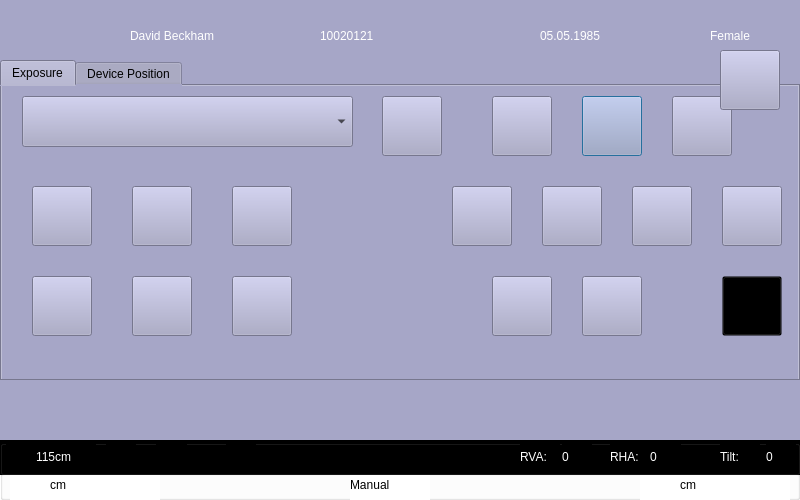
<?xml version="1.0" encoding="UTF-8"?>
<ui version="4.0">
 <class>MainDialog</class>
 <widget class="QDialog" name="MainDialog">
  <property name="geometry">
   <rect>
    <x>0</x>
    <y>0</y>
    <width>800</width>
    <height>500</height>
   </rect>
  </property>
  <property name="sizePolicy">
   <sizepolicy hsizetype="Preferred" vsizetype="Preferred">
    <horstretch>0</horstretch>
    <verstretch>0</verstretch>
   </sizepolicy>
  </property>
  <property name="windowTitle">
   <string>VA13C</string>
  </property>
  <property name="styleSheet">
   <string notr="true">*{background:rgb(166,166,199);} </string>
  </property>
  <widget class="StaticLabel" name="staticLabel_17">
   <property name="geometry">
    <rect>
     <x>710</x>
     <y>20</y>
     <width>81</width>
     <height>31</height>
    </rect>
   </property>
   <property name="styleSheet">
    <string notr="true">color:rgb(255,255,255)</string>
   </property>
   <property name="text">
    <string>Female</string>
   </property>
   <property name="iconId">
    <number>0</number>
   </property>
  </widget>
  <widget class="StaticLabel" name="staticLabel_16">
   <property name="geometry">
    <rect>
     <x>540</x>
     <y>20</y>
     <width>121</width>
     <height>31</height>
    </rect>
   </property>
   <property name="styleSheet">
    <string notr="true">color:rgb(255,255,255)</string>
   </property>
   <property name="text">
    <string>05.05.1985</string>
   </property>
   <property name="iconId">
    <number>0</number>
   </property>
  </widget>
  <widget class="StaticLabel" name="staticLabel_15">
   <property name="geometry">
    <rect>
     <x>320</x>
     <y>20</y>
     <width>161</width>
     <height>31</height>
    </rect>
   </property>
   <property name="styleSheet">
    <string notr="true">color:rgb(255,255,255)</string>
   </property>
   <property name="text">
    <string>10020121</string>
   </property>
   <property name="iconId">
    <number>0</number>
   </property>
  </widget>
  <widget class="StaticLabel" name="StatusIcon">
   <property name="geometry">
    <rect>
     <x>6</x>
     <y>7</y>
     <width>81</width>
     <height>51</height>
    </rect>
   </property>
   <property name="iconNormal">
    <string>../icons/rad3/staticlabel/ready.png</string>
   </property>
  </widget>
  <widget class="StaticLabel" name="staticLabel_14">
   <property name="geometry">
    <rect>
     <x>130</x>
     <y>20</y>
     <width>161</width>
     <height>31</height>
    </rect>
   </property>
   <property name="styleSheet">
    <string notr="true">color:rgb(255,255,255)</string>
   </property>
   <property name="text">
    <string>David Beckham</string>
   </property>
   <property name="iconId">
    <number>0</number>
   </property>
  </widget>
  <widget class="TabWidget" name="tabWidget">
   <property name="geometry">
    <rect>
     <x>0</x>
     <y>60</y>
     <width>800</width>
     <height>321</height>
    </rect>
   </property>
   <property name="currentIndex">
    <number>0</number>
   </property>
   <widget class="QWidget" name="tab">
    <attribute name="title">
     <string>Exposure</string>
    </attribute>
    <widget class="PopButton" name="popButton_mas">
     <property name="geometry">
      <rect>
       <x>580</x>
       <y>10</y>
       <width>60</width>
       <height>60</height>
      </rect>
     </property>
     <property name="buttonId">
      <number>602</number>
     </property>
     <property name="iconId">
      <number>1019</number>
     </property>
     <property name="textType">
      <string>mAs</string>
     </property>
     <property name="helpText">
      <string>mAs setting</string>
     </property>
    </widget>
    <widget class="PopButton" name="popButton_ms">
     <property name="geometry">
      <rect>
       <x>670</x>
       <y>10</y>
       <width>60</width>
       <height>60</height>
      </rect>
     </property>
     <property name="buttonId">
      <number>603</number>
     </property>
     <property name="iconId">
      <number>1020</number>
     </property>
     <property name="textType">
      <string>ms</string>
     </property>
     <property name="helpText">
      <string>ms setting</string>
     </property>
    </widget>
    <widget class="PopButton" name="popButton_kv">
     <property name="geometry">
      <rect>
       <x>490</x>
       <y>10</y>
       <width>60</width>
       <height>60</height>
      </rect>
     </property>
     <property name="buttonId">
      <number>601</number>
     </property>
     <property name="textType">
      <string>kV</string>
     </property>
     <property name="helpText">
      <string>KV setting</string>
     </property>
    </widget>
    <widget class="PopButton" name="popButton_focus">
     <property name="geometry">
      <rect>
       <x>490</x>
       <y>190</y>
       <width>60</width>
       <height>60</height>
      </rect>
     </property>
     <property name="buttonId">
      <number>502</number>
     </property>
     <property name="iconId">
      <number>1202</number>
     </property>
     <property name="iconMode">
      <bool>true</bool>
     </property>
     <property name="textType">
      <string/>
     </property>
     <property name="firstIconName" stdset="0">
      <string>../icon/focus001.png</string>
     </property>
     <property name="itemsNumber" stdset="0">
      <number>3</number>
     </property>
     <property name="helpText">
      <string>focus select</string>
     </property>
    </widget>
    <widget class="PopButton" name="popButton_Dose">
     <property name="geometry">
      <rect>
       <x>540</x>
       <y>100</y>
       <width>60</width>
       <height>60</height>
      </rect>
     </property>
     <property name="buttonId">
      <number>609</number>
     </property>
     <property name="textType">
      <string>Dose</string>
     </property>
     <property name="helpText">
      <string>Dose</string>
     </property>
    </widget>
    <widget class="PopButton" name="popButton_filter">
     <property name="geometry">
      <rect>
       <x>580</x>
       <y>190</y>
       <width>60</width>
       <height>60</height>
      </rect>
     </property>
     <property name="buttonId">
      <number>608</number>
     </property>
     <property name="textType">
      <string>mm Cu</string>
     </property>
     <property name="helpText">
      <string>filter select</string>
     </property>
    </widget>
    <widget class="PopButton" name="popButton_AEC">
     <property name="geometry">
      <rect>
       <x>450</x>
       <y>100</y>
       <width>60</width>
       <height>60</height>
      </rect>
     </property>
     <property name="buttonId">
      <number>553</number>
     </property>
     <property name="iconId">
      <number>1207</number>
     </property>
     <property name="iconMode">
      <bool>true</bool>
     </property>
     <property name="textType">
      <string>AEC</string>
     </property>
     <property name="firstIconName" stdset="0">
      <string>../icon/AECfields/BM001.png</string>
     </property>
     <property name="itemsNumber" stdset="0">
      <number>8</number>
     </property>
     <property name="helpText">
      <string>AEC field select</string>
     </property>
    </widget>
    <widget class="PopButton" name="popButton_sense">
     <property name="geometry">
      <rect>
       <x>630</x>
       <y>100</y>
       <width>60</width>
       <height>60</height>
      </rect>
     </property>
     <property name="buttonId">
      <number>610</number>
     </property>
     <property name="textType">
      <string>Correct</string>
     </property>
     <property name="helpText">
      <string>Correction</string>
     </property>
    </widget>
    <widget class="TrigButton" name="trigButton_home">
     <property name="geometry">
      <rect>
       <x>720</x>
       <y>190</y>
       <width>60</width>
       <height>60</height>
      </rect>
     </property>
     <property name="styleSheet">
      <string notr="true">background:transparent</string>
     </property>
     <property name="buttonId">
      <number>104</number>
     </property>
     <property name="iconNormal">
      <string>../icon/home.png</string>
     </property>
     <property name="iconHover">
      <string/>
     </property>
     <property name="iconPress">
      <string/>
     </property>
     <property name="helpText">
      <string>for demo, switch to syngo style UI</string>
     </property>
    </widget>
    <widget class="SwitchButton" name="switchButton_7">
     <property name="geometry">
      <rect>
       <x>380</x>
       <y>10</y>
       <width>60</width>
       <height>60</height>
      </rect>
     </property>
     <property name="buttonId">
      <number>900</number>
     </property>
     <property name="iconOn">
      <string>../icon/StaticLabel/FigureType.png</string>
     </property>
     <property name="iconOff">
      <string>../icon/StaticLabel/FigureType.png</string>
     </property>
     <property name="helpText">
      <string>Figure type</string>
     </property>
    </widget>
    <widget class="SwitchButton" name="switchButton_collimatorBlock">
     <property name="geometry">
      <rect>
       <x>30</x>
       <y>190</y>
       <width>60</width>
       <height>60</height>
      </rect>
     </property>
     <property name="buttonId">
      <number>208</number>
     </property>
     <property name="iconOn">
      <string>../icon/collimationLockOn.png</string>
     </property>
     <property name="iconOff">
      <string>../icon/collimationLockOff.png</string>
     </property>
     <property name="helpText">
      <string>Collimator lock button</string>
     </property>
    </widget>
    <widget class="SwitchButton" name="switchButton_movementBlock">
     <property name="geometry">
      <rect>
       <x>230</x>
       <y>190</y>
       <width>60</width>
       <height>60</height>
      </rect>
     </property>
     <property name="buttonId">
      <number>237</number>
     </property>
     <property name="iconOn">
      <string>../icon/movementblock_on.png</string>
     </property>
     <property name="iconOff">
      <string>../icon/movementblock_off.png</string>
     </property>
     <property name="helpText">
      <string>movement lock button</string>
     </property>
    </widget>
    <widget class="ComboBox" name="comboBox_2">
     <property name="geometry">
      <rect>
       <x>20</x>
       <y>10</y>
       <width>331</width>
       <height>51</height>
      </rect>
     </property>
     <property name="buttonId">
      <number>607</number>
     </property>
     <property name="helpText">
      <string>OGP Select</string>
     </property>
    </widget>
    <widget class="PopButton" name="popButton_HUD">
     <property name="geometry">
      <rect>
       <x>720</x>
       <y>100</y>
       <width>60</width>
       <height>60</height>
      </rect>
     </property>
     <property name="buttonId">
      <number>614</number>
     </property>
     <property name="textType">
      <string>HUD</string>
     </property>
     <property name="helpText">
      <string>HUD</string>
     </property>
    </widget>
    <widget class="SwitchButton" name="switchButton_topAlign">
     <property name="geometry">
      <rect>
       <x>130</x>
       <y>190</y>
       <width>60</width>
       <height>60</height>
      </rect>
     </property>
     <property name="buttonId">
      <number>216</number>
     </property>
     <property name="iconOn">
      <string>../icon/StaticLabel/TopAlign.png</string>
     </property>
     <property name="iconOff">
      <string>../icon/StaticLabel/TopAlign.png</string>
     </property>
     <property name="helpText">
      <string>top align enable button</string>
     </property>
    </widget>
    <widget class="PopButton" name="popButton_workspace">
     <property name="geometry">
      <rect>
       <x>30</x>
       <y>100</y>
       <width>60</width>
       <height>60</height>
      </rect>
     </property>
     <property name="buttonId">
      <number>553</number>
     </property>
     <property name="iconId">
      <number>1207</number>
     </property>
     <property name="iconMode">
      <bool>true</bool>
     </property>
     <property name="textType">
      <string>AEC</string>
     </property>
     <property name="firstIconName" stdset="0">
      <string>../icons/rad3/series/workspace001.png</string>
     </property>
     <property name="itemsNumber" stdset="0">
      <number>6</number>
     </property>
     <property name="helpText">
      <string>workspace select</string>
     </property>
    </widget>
    <widget class="SwitchButton" name="switchButton_SIDTracking">
     <property name="geometry">
      <rect>
       <x>130</x>
       <y>100</y>
       <width>60</width>
       <height>60</height>
      </rect>
     </property>
     <property name="buttonId">
      <number>251</number>
     </property>
     <property name="iconOn">
      <string>../icons/rad3/button/SIDTrackingOn.png</string>
     </property>
     <property name="iconOff">
      <string>../icons/rad3/button/SIDTrackingOff.png</string>
     </property>
     <property name="helpText">
      <string>Collimator lock button</string>
     </property>
    </widget>
    <widget class="SwitchButton" name="switchButton_SIDTracking_2">
     <property name="geometry">
      <rect>
       <x>230</x>
       <y>100</y>
       <width>60</width>
       <height>60</height>
      </rect>
     </property>
     <property name="buttonId">
      <number>252</number>
     </property>
     <property name="iconOn">
      <string>../icons/rad3/button/trackingOn.png</string>
     </property>
     <property name="iconOff">
      <string>../icons/rad3/button/trackingOff.png</string>
     </property>
     <property name="helpText">
      <string>Collimator lock button</string>
     </property>
    </widget>
    <widget class="PopButton" name="popButton_AEC_2">
     <property name="geometry">
      <rect>
       <x>450</x>
       <y>100</y>
       <width>60</width>
       <height>60</height>
      </rect>
     </property>
     <property name="buttonId">
      <number>554</number>
     </property>
     <property name="iconId">
      <number>1207</number>
     </property>
     <property name="iconMode">
      <bool>true</bool>
     </property>
     <property name="textType">
      <string>AEC</string>
     </property>
     <property name="firstIconName" stdset="0">
      <string>../icon/AECfields/BM001.png</string>
     </property>
     <property name="itemsNumber" stdset="0">
      <number>8</number>
     </property>
     <property name="helpText">
      <string>AEC field select</string>
     </property>
    </widget>
   </widget>
   <widget class="QWidget" name="tab_2">
    <attribute name="title">
     <string>Device Position</string>
    </attribute>
    <widget class="TrigButton" name="trigButton_rot">
     <property name="geometry">
      <rect>
       <x>40</x>
       <y>100</y>
       <width>60</width>
       <height>60</height>
      </rect>
     </property>
     <property name="buttonId">
      <number>12</number>
     </property>
     <property name="iconNormal">
      <string>../icon/test/RotateLeft.png</string>
     </property>
     <property name="iconHover">
      <string/>
     </property>
     <property name="iconPress">
      <string/>
     </property>
     <property name="helpText">
      <string>top alignment</string>
     </property>
    </widget>
    <widget class="TrigButton" name="trigButton_next">
     <property name="geometry">
      <rect>
       <x>160</x>
       <y>100</y>
       <width>60</width>
       <height>60</height>
      </rect>
     </property>
     <property name="buttonId">
      <number>11</number>
     </property>
     <property name="iconNormal">
      <string>../icon/test/Exit.png</string>
     </property>
     <property name="iconHover">
      <string/>
     </property>
     <property name="iconPress">
      <string/>
     </property>
     <property name="helpText">
      <string>top alignment</string>
     </property>
    </widget>
    <widget class="StaticLabel" name="staticLabel">
     <property name="geometry">
      <rect>
       <x>40</x>
       <y>30</y>
       <width>391</width>
       <height>21</height>
      </rect>
     </property>
     <property name="text">
      <string>These buttons are only for testing!</string>
     </property>
    </widget>
   </widget>
  </widget>
  <widget class="SwitchButton" name="switchButton_8">
   <property name="geometry">
    <rect>
     <x>720</x>
     <y>50</y>
     <width>60</width>
     <height>60</height>
    </rect>
   </property>
   <property name="buttonId">
    <number>0</number>
   </property>
   <property name="iconOn">
    <string>../icon/help_on.png</string>
   </property>
   <property name="iconOff">
    <string>../icon/help_off.png</string>
   </property>
  </widget>
  <widget class="GroupBox" name="groupBox_CollimatorStatus">
   <property name="geometry">
    <rect>
     <x>0</x>
     <y>470</y>
     <width>800</width>
     <height>30</height>
    </rect>
   </property>
   <property name="styleSheet">
    <string notr="true">*{background:rgb(255,255,255);}</string>
   </property>
   <widget class="StaticLabel" name="staticLabel_21">
    <property name="geometry">
     <rect>
      <x>10</x>
      <y>0</y>
      <width>150</width>
      <height>30</height>
     </rect>
    </property>
    <property name="iconId">
     <number>0</number>
    </property>
    <property name="iconNormal">
     <string>../icons/rad3/staticLabel/collimationWidth.png</string>
    </property>
   </widget>
   <widget class="StaticLabel" name="staticLabel_22">
    <property name="geometry">
     <rect>
      <x>640</x>
      <y>0</y>
      <width>150</width>
      <height>30</height>
     </rect>
    </property>
    <property name="iconId">
     <number>0</number>
    </property>
    <property name="iconNormal">
     <string>../icons/rad3/staticLabel/collimationHeight.png</string>
    </property>
   </widget>
   <widget class="StaticLabel" name="staticLabel_ColWidth">
    <property name="geometry">
     <rect>
      <x>680</x>
      <y>0</y>
      <width>71</width>
      <height>30</height>
     </rect>
    </property>
    <property name="text">
     <string>cm</string>
    </property>
    <property name="iconId">
     <number>1106</number>
    </property>
   </widget>
   <widget class="StaticLabel" name="staticLabel_ColHeight">
    <property name="geometry">
     <rect>
      <x>50</x>
      <y>0</y>
      <width>71</width>
      <height>30</height>
     </rect>
    </property>
    <property name="text">
     <string>cm</string>
    </property>
    <property name="iconId">
     <number>1114</number>
    </property>
   </widget>
   <widget class="StaticLabel" name="staticLabel_13">
    <property name="geometry">
     <rect>
      <x>350</x>
      <y>0</y>
      <width>80</width>
      <height>30</height>
     </rect>
    </property>
    <property name="text">
     <string>Manual</string>
    </property>
    <property name="iconId">
     <number>1016</number>
    </property>
   </widget>
  </widget>
  <widget class="StatusBar" name="statusBar">
   <property name="geometry">
    <rect>
     <x>0</x>
     <y>380</y>
     <width>800</width>
     <height>60</height>
    </rect>
   </property>
   <property name="iconReady">
    <string>../icon/subIcon/ready.png</string>
   </property>
   <property name="iconMsg">
    <string>../icon/subIcon/not_ready.png</string>
   </property>
  </widget>
  <widget class="MsgBox" name="msgBox">
   <property name="geometry">
    <rect>
     <x>0</x>
     <y>380</y>
     <width>800</width>
     <height>60</height>
    </rect>
   </property>
   <property name="Id">
    <number>101</number>
   </property>
   <property name="iconErr">
    <string>../icon/subIcon/error.png</string>
   </property>
   <property name="iconInf">
    <string>../icon/subIcon/information.png</string>
   </property>
  </widget>
  <widget class="GroupBox" name="groupBox_systemStatus">
   <property name="geometry">
    <rect>
     <x>0</x>
     <y>440</y>
     <width>800</width>
     <height>35</height>
    </rect>
   </property>
   <property name="styleSheet">
    <string notr="true">*{background:rgb(0,0,0);}</string>
   </property>
   <widget class="StaticLabel" name="staticLabel_18">
    <property name="geometry">
     <rect>
      <x>610</x>
      <y>2</y>
      <width>40</width>
      <height>30</height>
     </rect>
    </property>
    <property name="styleSheet">
     <string notr="true">color:rgb(255, 255, 255)</string>
    </property>
    <property name="text">
     <string>RHA:</string>
    </property>
    <property name="iconId">
     <number>0</number>
    </property>
   </widget>
   <widget class="StaticLabel" name="staticLabel_19">
    <property name="geometry">
     <rect>
      <x>720</x>
      <y>2</y>
      <width>40</width>
      <height>30</height>
     </rect>
    </property>
    <property name="styleSheet">
     <string notr="true">color:rgb(255, 255, 255)</string>
    </property>
    <property name="text">
     <string>Tilt:</string>
    </property>
    <property name="iconId">
     <number>0</number>
    </property>
   </widget>
   <widget class="StaticLabel" name="staticLabel_6">
    <property name="geometry">
     <rect>
      <x>36</x>
      <y>2</y>
      <width>60</width>
      <height>30</height>
     </rect>
    </property>
    <property name="styleSheet">
     <string notr="true">color:rgb(255, 255, 255)</string>
    </property>
    <property name="text">
     <string>115cm</string>
    </property>
    <property name="iconId">
     <number>1112</number>
    </property>
   </widget>
   <widget class="StaticLabel" name="staticLabel_9">
    <property name="geometry">
     <rect>
      <x>650</x>
      <y>2</y>
      <width>31</width>
      <height>30</height>
     </rect>
    </property>
    <property name="styleSheet">
     <string notr="true">color:rgb(255, 255, 255)</string>
    </property>
    <property name="text">
     <string>0</string>
    </property>
    <property name="iconId">
     <number>1120</number>
    </property>
   </widget>
   <widget class="StaticLabel" name="staticLabel_7">
    <property name="geometry">
     <rect>
      <x>226</x>
      <y>2</y>
      <width>30</width>
      <height>30</height>
     </rect>
    </property>
    <property name="text">
     <string/>
    </property>
    <property name="iconId">
     <number>1210</number>
    </property>
    <property name="iconNormal">
     <string>../icons/rad3/series/beamCenteringOn.png</string>
    </property>
    <property name="helpText">
     <string>auto tracking state</string>
    </property>
   </widget>
   <widget class="StaticLabel" name="staticLabel_4">
    <property name="geometry">
     <rect>
      <x>156</x>
      <y>2</y>
      <width>31</width>
      <height>31</height>
     </rect>
    </property>
    <property name="text">
     <string/>
    </property>
    <property name="iconNormal">
     <string>../icons/rad3/series/trackingUnknown.png</string>
    </property>
    <property name="helpText">
     <string>auto tracking state</string>
    </property>
   </widget>
   <widget class="StaticLabel" name="AXCS_DISP_GRID_2">
    <property name="geometry">
     <rect>
      <x>6</x>
      <y>2</y>
      <width>30</width>
      <height>30</height>
     </rect>
    </property>
    <property name="iconId">
     <number>0</number>
    </property>
    <property name="iconNormal">
     <string>../icons/rad3/staticlabel/SID.png</string>
    </property>
   </widget>
   <widget class="StaticLabel" name="AXCS_DISP_GRID">
    <property name="geometry">
     <rect>
      <x>106</x>
      <y>2</y>
      <width>30</width>
      <height>30</height>
     </rect>
    </property>
    <property name="iconId">
     <number>1204</number>
    </property>
    <property name="iconNormal">
     <string>../icons/rad3/series/dispGrid001.png</string>
    </property>
   </widget>
   <widget class="StaticLabel" name="staticLabel_12">
    <property name="geometry">
     <rect>
      <x>520</x>
      <y>2</y>
      <width>40</width>
      <height>30</height>
     </rect>
    </property>
    <property name="styleSheet">
     <string notr="true">color:rgb(255, 255, 255)</string>
    </property>
    <property name="text">
     <string>RVA:</string>
    </property>
    <property name="iconId">
     <number>0</number>
    </property>
   </widget>
   <widget class="StaticLabel" name="staticLabel_8">
    <property name="geometry">
     <rect>
      <x>562</x>
      <y>2</y>
      <width>30</width>
      <height>30</height>
     </rect>
    </property>
    <property name="styleSheet">
     <string notr="true">color:rgb(255, 255, 255)</string>
    </property>
    <property name="text">
     <string>0</string>
    </property>
    <property name="iconId">
     <number>1121</number>
    </property>
   </widget>
   <widget class="StaticLabel" name="staticLabel_10">
    <property name="geometry">
     <rect>
      <x>766</x>
      <y>2</y>
      <width>30</width>
      <height>30</height>
     </rect>
    </property>
    <property name="styleSheet">
     <string notr="true">color:rgb(255, 255, 255)</string>
    </property>
    <property name="text">
     <string>0</string>
    </property>
    <property name="iconId">
     <number>1101</number>
    </property>
   </widget>
  </widget>
 </widget>
 <customwidgets>
  <customwidget>
   <class>ComboBox</class>
   <extends>QComboBox</extends>
   <header>combobox.h</header>
  </customwidget>
  <customwidget>
   <class>GroupBox</class>
   <extends>QGroupBox</extends>
   <header>groupbox.h</header>
   <container>1</container>
  </customwidget>
  <customwidget>
   <class>MsgBox</class>
   <extends>QWidget</extends>
   <header>msgbox.h</header>
  </customwidget>
  <customwidget>
   <class>PopButton</class>
   <extends>QPushButton</extends>
   <header>popbutton.h</header>
  </customwidget>
  <customwidget>
   <class>StaticLabel</class>
   <extends>QLabel</extends>
   <header>staticlabel.h</header>
  </customwidget>
  <customwidget>
   <class>StatusBar</class>
   <extends>QWidget</extends>
   <header>statusbar.h</header>
  </customwidget>
  <customwidget>
   <class>SwitchButton</class>
   <extends>QPushButton</extends>
   <header>switchbutton.h</header>
  </customwidget>
  <customwidget>
   <class>TabWidget</class>
   <extends>QTabWidget</extends>
   <header>tabwidget.h</header>
   <container>1</container>
  </customwidget>
  <customwidget>
   <class>TrigButton</class>
   <extends>QPushButton</extends>
   <header>trigbutton.h</header>
  </customwidget>
 </customwidgets>
 <resources/>
 <connections/>
</ui>
